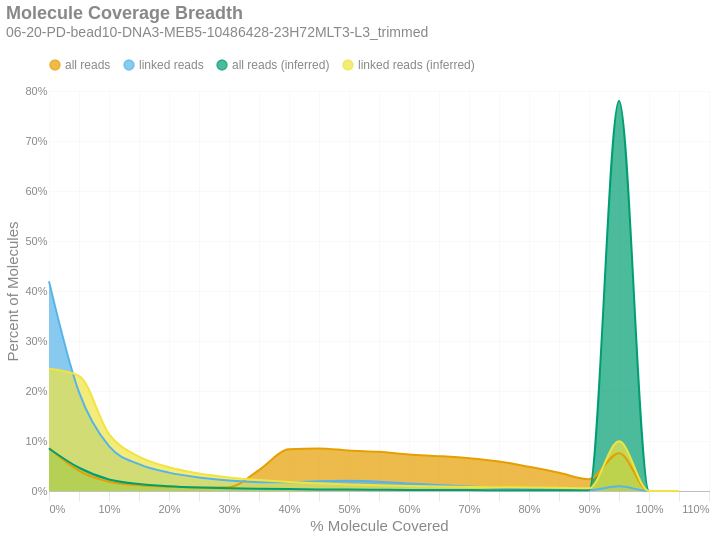

Notebook code cell kept with this figure:
### Markdown cell above
### Molecule Read Coverage
This chart shows molecule coverage breadth as computed by the number of bases aligned to that molecule. In other words, "*how much of each unique long molecule is actually sequenced/aligned?*" Keep in mind there is a distinction between sequences and alignments, since some sequences belonging to a particular molecule may not align well and wouldn't appear in the alignment data. This chart also shows molecule coverage breadth as computed by the *inferred fragment* from which the aligned sequences originate. Unlike read coverage, this calculation takes into account the total insert size, including unsequenced gaps between the forward and reverse reads.

### Code cell
if SKIPLR:
    print_html(f"Skipped")
else:
    binned_df = consolidated_hist(valids['coverage_bp'], mask, 0.05, True)
    binned_df_inf = consolidated_hist(valids['coverage_inserts'], mask, 0.05, True)
    binned_df['all reads (inferred)'] = binned_df_inf['all reads']
    binned_df['linked reads (inferred)'] = binned_df_inf['linked reads']
    with SafeRender(binned_df):
        (
            density_plot(binned_df, 'Molecule Coverage Breadth', samplename, 'molcov', ['all reads (inferred)','linked reads (inferred)'])
            .encode(
                x=alt.X('bin:Q', title="% Molecule Covered").axis(format = '%'),
                y=alt.Y('value:Q', title='Percent of Molecules')
                    .axis(format='%')
                    .stack(False),
                color=alt.Color("key:N").scale(domain = ["all reads", "linked reads", "all reads (inferred)", "linked reads (inferred)"]),
                tooltip = [
                    alt.Tooltip("key:N", title = "Data Type"),
                    alt.Tooltip("range_label:N", title="% Molecule Covered"),
                    alt.Tooltip("value:Q", format = ".2%", title="% Molecules")
                ]
            )
        ).display()

### Figure 1 — Vega-Lite specification as saved in the notebook (floating-point values rounded to 4 significant figures)
{"width": "container", "height": 400, "config": {"title": {"anchor": "start", "dy": -15, "fontSize": 18, "color": "#888888", "subtitleColor": "#888888", "subtitleFontSize": 14}, "arc": {"fill": "#0072B2"}, "axis": {"domainColor": "#888888", "domainWidth": 0.5, "gridWidth": 0.2, "grid": false, "titleFontWeight": 400, "titleFontSize": 15, "labelFontSize": 11, "labelColor": "#888888", "tickColor": "#888888", "tickWidth": 0.2, "titleColor": "#888888"}, "axisBand": {"grid": false}, "axisX": {"grid": true, "tickSize": 10, "domainCap": "round"}, "axisY": {"domain": false, "grid": true, "tickSize": 0, "domainCap": "round"}, "background": "transparent", "header": {"labelFontSize": 15, "labelColor": "#888888", "titleFontSize": 15, "titleFontWeight": 600, "titleColor": "#888888"}, "legend": {"labelFont": "sans-serif", "labelFontSize": 12, "labelColor": "#888888", "symbolSize": 100, "symbolType": "circle", "titleFontSize": 12, "titlePadding": 10, "titleColor": "#888888", "title": null, "orient": "top"}, "range": {"category": ["#E69F00", "#56B4E9", "#009E73", "#F0E442", "#0072B2", "#D55E00", "#CC79A7", "#000000"], "diverging": ["#cfe8f3", "#a2d4ec", "#73bfe2", "#46abdb", "#1696d2", "#12719e"]}, "area": {"fill": "#0072B2", "fillOpacity": 0.7, "line": true, "strokeOpacity": 0.7}, "line": {"color": "#0072B2", "stroke": "#0072B2", "strokeWidth": 2}, "trail": {"color": "#0072B2", "stroke": "#0072B2", "strokeWidth": 0, "size": 1}, "point": {"filled": true}, "text": {"color": "#888888", "fontSize": 11, "align": "right", "fontWeight": 400, "size": 11}, "bar": {"fill": "#0072B2", "stroke": null}, "view": {"stroke": null, "continuousWidth": 660, "continuousHeight": 400}}, "data": {"name": "data-24df5bde758225c98778374b0f34b7ec"}, "mark": {"type": "area", "interpolate": "monotone"}, "encoding": {"color": {"field": "key", "scale": {"domain": ["all reads", "linked reads", "all reads (inferred)", "linked reads (inferred)"]}, "type": "nominal"}, "tooltip": [{"field": "key", "title": "Data Type", "type": "nominal"}, {"field": "range_label", "title": "% Molecule Covered", "type": "nominal"}, {"field": "value", "format": ".2%", "title": "% Molecules", "type": "quantitative"}], "x": {"axis": {"format": "%"}, "field": "bin", "title": "% Molecule Covered", "type": "quantitative"}, "y": {"axis": {"format": "%"}, "field": "value", "stack": false, "title": "Percent of Molecules", "type": "quantitative"}}, "params": [{"name": "param_c36ac31b6afebe62", "select": {"type": "point", "fields": ["key"]}, "bind": "legend"}], "title": {"text": "Molecule Coverage Breadth", "subtitle": "06-20-PD-bead10-DNA3-MEB5-10486428-23H72MLT3-L3_trimmed"}, "transform": [{"fold": ["all reads", "linked reads", "all reads (inferred)", "linked reads (inferred)"]}, {"filter": {"param": "param_c36ac31b6afebe62"}}], "usermeta": {"embedOptions": {"downloadFileName": "06-20-PD-bead10-DNA3-MEB5-10486428-23H72MLT3-L3_trimmed.molcov"}}, "$schema": "https://vega.github.io/schema/vega-lite/v6.4.1.json", "datasets": {"data-24df5bde758225c98778374b0f34b7ec": [{"bin": "0.0", "interval": "0.0-0.05", "all reads": 0.08595, "linked reads": 0.4193, "range_label": "0.0-0.05", "all reads (inferred)": 0.08507, "linked reads (inferred)": 0.2443}, {"bin": "0.05", "interval": "0.05-0.1", "all reads": 0.04032, "linked reads": 0.1976, "range_label": "0.05-0.1", "all reads (inferred)": 0.04651, "linked reads (inferred)": 0.2303}, {"bin": "0.1", "interval": "0.1-0.15", "all reads": 0.01858, "linked reads": 0.08961, "range_label": "0.1-0.15", "all reads (inferred)": 0.02304, "linked reads (inferred)": 0.1139}, {"bin": "0.15", "interval": "0.15-0.2", "all reads": 0.01156, "linked reads": 0.05373, "range_label": "0.15-0.2", "all reads (inferred)": 0.01393, "linked reads (inferred)": 0.0687}, {"bin": "0.2", "interval": "0.2-0.25", "all reads": 0.008416, "linked reads": 0.03674, "range_label": "0.2-0.25", "all reads (inferred)": 0.009646, "linked reads (inferred)": 0.0475}, {"bin": "0.25", "interval": "0.25-0.3", "all reads": 0.00686, "linked reads": 0.02704, "range_label": "0.25-0.3", "all reads (inferred)": 0.007108, "linked reads (inferred)": 0.03489}, {"bin": "0.3", "interval": "0.3-0.35", "all reads": 0.007701, "linked reads": 0.02105, "range_label": "0.3-0.35", "all reads (inferred)": 0.005555, "linked reads (inferred)": 0.02723}, {"bin": "0.35", "interval": "0.35-0.4", "all reads": 0.04192, "linked reads": 0.01759, "range_label": "0.35-0.4", "all reads (inferred)": 0.004534, "linked reads (inferred)": 0.0221}, {"bin": "0.4", "interval": "0.4-0.45", "all reads": 0.08327, "linked reads": 0.0175, "range_label": "0.4-0.45", "all reads (inferred)": 0.003752, "linked reads (inferred)": 0.01818}, {"bin": "0.45", "interval": "0.45-0.5", "all reads": 0.08521, "linked reads": 0.01939, "range_label": "0.45-0.5", "all reads (inferred)": 0.003202, "linked reads (inferred)": 0.01542}, {"bin": "0.5", "interval": "0.5-0.55", "all reads": 0.08079, "linked reads": 0.02035, "range_label": "0.5-0.55", "all reads (inferred)": 0.00276, "linked reads (inferred)": 0.01319}, {"bin": "0.55", "interval": "0.55-0.6", "all reads": 0.07828, "linked reads": 0.01875, "range_label": "0.55-0.6", "all reads (inferred)": 0.002434, "linked reads (inferred)": 0.01155}, {"bin": "0.6", "interval": "0.6-0.65", "all reads": 0.07309, "linked reads": 0.01503, "range_label": "0.6-0.65", "all reads (inferred)": 0.002137, "linked reads (inferred)": 0.01}, {"bin": "0.65", "interval": "0.65-0.7", "all reads": 0.06971, "linked reads": 0.01181, "range_label": "0.65-0.7", "all reads (inferred)": 0.001958, "linked reads (inferred)": 0.008949}, {"bin": "0.7", "interval": "0.7-0.75", "all reads": 0.06541, "linked reads": 0.009035, "range_label": "0.7-0.75", "all reads (inferred)": 0.001797, "linked reads (inferred)": 0.00812}, {"bin": "0.75", "interval": "0.75-0.8", "all reads": 0.0588, "linked reads": 0.00672, "range_label": "0.75-0.8", "all reads (inferred)": 0.00169, "linked reads (inferred)": 0.007523}, {"bin": "0.8", "interval": "0.8-0.85", "all reads": 0.04829, "linked reads": 0.004658, "range_label": "0.8-0.85", "all reads (inferred)": 0.001573, "linked reads (inferred)": 0.007061}, {"bin": "0.85", "interval": "0.85-0.9", "all reads": 0.03661, "linked reads": 0.002939, "range_label": "0.85-0.9", "all reads (inferred)": 0.001432, "linked reads (inferred)": 0.006341}, {"bin": "0.9", "interval": "0.9-0.95", "all reads": 0.02353, "linked reads": 0.001755, "range_label": "0.9-0.95", "all reads (inferred)": 0.001274, "linked reads (inferred)": 0.005463}, {"bin": "0.95", "interval": "0.95-1.0", "all reads": 0.07571, "linked reads": 0.009419, "range_label": "0.95-1.0", "all reads (inferred)": 0.7806, "linked reads (inferred)": 0.09925}, {"bin": "1.0", "interval": "1.0-1.05", "all reads": 0.0, "linked reads": 0.0, "range_label": "1.0-1.05", "all reads (inferred)": 0.0, "linked reads (inferred)": 0.0}, {"bin": "1.05", "interval": "1.05-1.1", "all reads": 0.0, "linked reads": 0.0, "range_label": "1.05-1.1", "all reads (inferred)": 0.0, "linked reads (inferred)": 0.0}]}}
